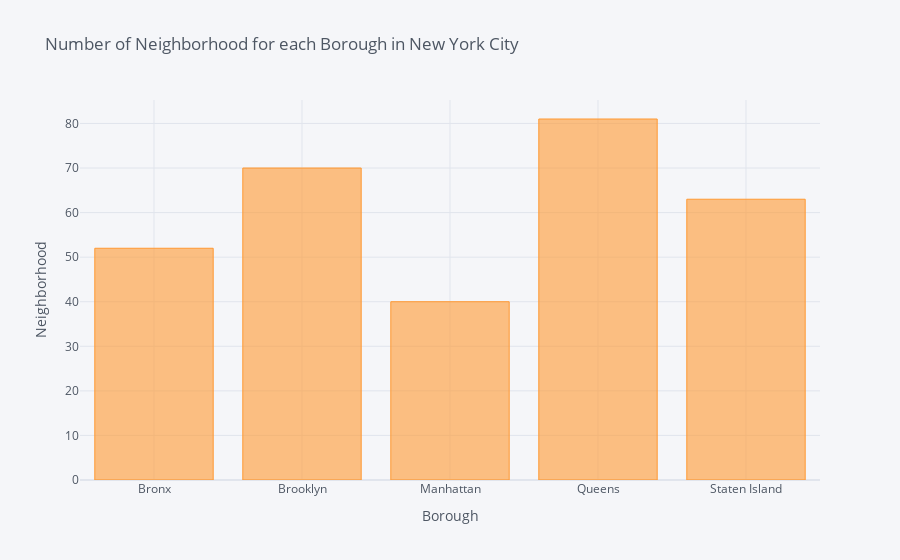

Notebook source saved alongside this figure:
### Markdown cell above
We then have the result of 306 neighborhoods to consider for the restaurant locations.

### Code cell
import plotly.express as px
new_york_data.groupby('Borough')['Neighborhood'].count().iplot(kind='bar',xTitle='Borough',
    yTitle='Neighborhood',
    mode='markers',
    title='Number of Neighborhood for each Borough in New York City')

### Figure 1 — Plotly figure (JSON) as saved in the notebook; plotly's stock layout.template omitted (floating-point values rounded to 4 significant figures)
{"data": [{"marker": {"color": "rgba(255, 153, 51, 0.6)", "line": {"color": "rgba(255, 153, 51, 1.0)", "width": 1}}, "name": "Neighborhood", "orientation": "v", "text": "", "type": "bar", "x": ["Bronx", "Brooklyn", "Manhattan", "Queens", "Staten Island"], "y": [52, 70, 40, 81, 63]}], "layout": {"legend": {"bgcolor": "#F5F6F9", "font": {"color": "#4D5663"}}, "paper_bgcolor": "#F5F6F9", "plot_bgcolor": "#F5F6F9", "title": {"font": {"color": "#4D5663"}, "text": "Number of Neighborhood for each Borough in New York City"}, "xaxis": {"gridcolor": "#E1E5ED", "showgrid": true, "tickfont": {"color": "#4D5663"}, "title": {"font": {"color": "#4D5663"}, "text": "Borough"}, "zerolinecolor": "#E1E5ED"}, "yaxis": {"gridcolor": "#E1E5ED", "showgrid": true, "tickfont": {"color": "#4D5663"}, "title": {"font": {"color": "#4D5663"}, "text": "Neighborhood"}, "zerolinecolor": "#E1E5ED"}}}
